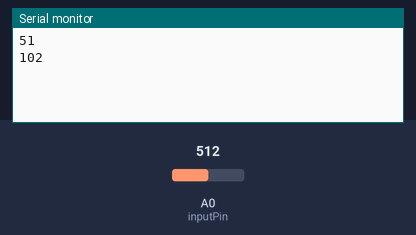
Simulated run of this sketch. Board: Arduino Uno, built with avr-gcc and run on an emulated ATmega328P. Parts: the last lines printed to the serial monitor. The test bench sets the inputs (shaded band); at power-on: A0 (inputPin) = 512.

Above: at 1.8 s.
1.9 s: A0 (inputPin) set to 716
At 2.8 s:
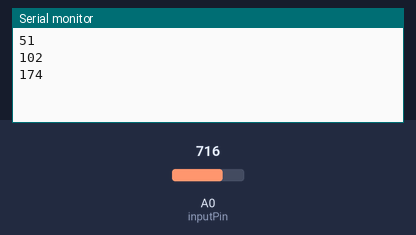
3.4 s: A0 (inputPin) set to 900
At 4.3 s:
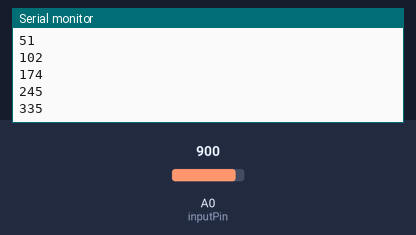
Timing chart, 0 to 6.4 s (numbered marks = the images above; inputs shaded):
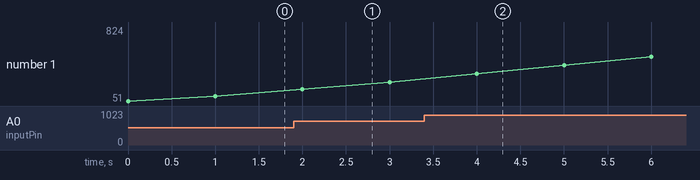

Measured:
- after the input at 1.9 s, the serial monitor: prints a new line after 0.10 s (image 1)
- after the input at 3.4 s, the serial monitor: prints a new line after 0.60 s (image 2)
- plotted number 1: 102 → 245 after the input at 1.9 s, 245 → 824 after the input at 3.4 s

The sketch:

4-5_SmoothingSMA__Quiz1_.ino
```cpp
const int numReadings = 10;
int readings[numReadings];      // the readings from the analog input
int readIndex = 0;              // the index of the current reading
int total = 0;                  // the running total
int average = 0;                // the average

int inputPin = A0;

void setup() {
  Serial.begin(9600);
  for (int thisReading = 0; thisReading < numReadings; thisReading++) // initialize
  {
    readings[thisReading] = 0;
  }
}

void loop() {
  total = total - readings[readIndex];  // remove the last reading
  readings[readIndex] = analogRead(inputPin);
  total = total + readings[readIndex];  // add the reading to the total
  readIndex = readIndex + 1;  //next position
  if (readIndex >= numReadings) //10
  {
    readIndex = 0;  // wrap around to the beginning
  }
  average = total / numReadings;  // calculate the average:
  Serial.println(average);
  delay(1000);        // delay in between reads for stability
}
```
